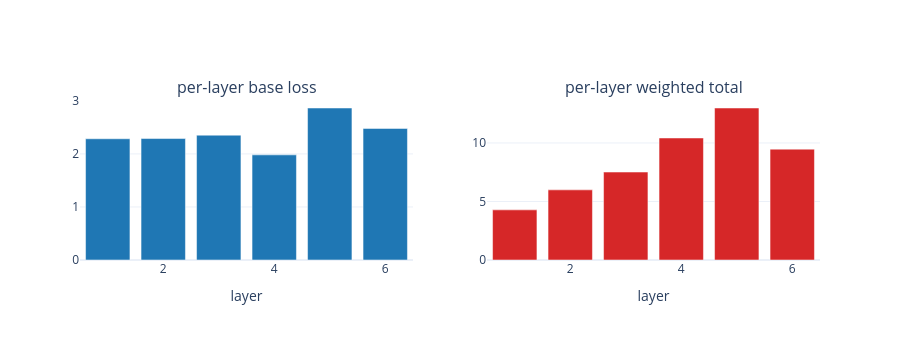

The code cell stored with this chart in its notebook:
### Markdown cell above
## 9. The training loss

The training loss has four ingredients per layer; the layers are then combined with a smooth `tanh`-ramp aggregation that emphasizes later layers more.

1. **Syndrome / dual consistency** (the *sine-residue* loss):
$$ L_{\text{base}}^{(t)} = \frac{1}{N}\sum_{\text{samples}}\,\Big|\sin\Big(\tfrac{\pi}{2} D \cdot (\sigma(\mathrm{LLR}^{(t)}) + e^*)\Big)\Big|.$$
$D$ is the dual parity-check matrix (here just $H$). Each row evaluates a parity that the *total* error (predicted + true) should satisfy; `sin(π/2 · k)` is zero iff $k$ is an even integer, so the loss vanishes when the predicted error and the true error agree on every parity.

2. **Confidence regularizer**: $-\sum H_2(\sigma(\mathrm{LLR}))$, encouraging definite (low-entropy) posteriors. Weighted by $\tanh((t+1)/T)$ so later layers count more.

3. **Sparsity penalty**: $\sum \sigma(\mathrm{LLR})$, mild pressure toward decoding the lowest-weight compatible error.

4. **Correlation penalty** (off here): Ising-style penalty when CER metadata flags strongly correlated qubit pairs.

Below we evaluate each component on a small batch with random model weights, just to see scales.

### Code cell
torch.manual_seed(1)
demo_model = NachmaniNeuralBP(base)  # default random weights
demo_synd, demo_err = generate_training_data(
    torch.tensor(H, dtype=torch.float32), n_samples=64, error_probability=p,
)
with torch.no_grad():
    demo_posteriors = demo_model(demo_model.expand_initial_llrs(64), demo_synd)
    breakdown = compute_loss_breakdown(
        demo_posteriors,
        demo_err,
        parity_check_matrix_dual=torch.as_tensor(H, dtype=torch.float32),
        connectivity=torch.zeros((0, 2), dtype=torch.long),
        correlation_strengths=torch.zeros(0),
        is_correlated=False,
        correlation_importance=0.0,
        loss_layer_temperature=1.0,
        llr_certainty_importance=0.05,
        sparsity_importance=0.02,
    )
rows = []
for t, layer in enumerate(breakdown.per_layer):
    rows.append({
        "layer": t + 1,
        "base (sine residue)": float(layer.base_loss),
        "llr regularizer": float(layer.llr_regularizer),
        "sparsity": float(layer.sparsity_penalty),
        "weighted total": float(layer.total_loss),
    })

fig = make_subplots(rows=1, cols=2, subplot_titles=("per-layer base loss", "per-layer weighted total"))
xs = list(range(1, len(rows) + 1))
fig.add_trace(go.Bar(x=xs, y=[r["base (sine residue)"] for r in rows], marker_color="#1f77b4"), 1, 1)
fig.add_trace(go.Bar(x=xs, y=[r["weighted total"] for r in rows], marker_color="#d62728"), 1, 2)
fig.update_layout(showlegend=False, height=340)
fig.update_xaxes(title_text="layer")
fig

### Figure 1 — Plotly figure (JSON) as saved in the notebook; plotly's stock layout.template omitted (floating-point values rounded to 4 significant figures)
{"data": [{"marker": {"color": "#1f77b4"}, "type": "bar", "x": [1, 2, 3, 4, 5, 6], "xaxis": "x", "y": [2.286, 2.29, 2.354, 1.982, 2.866, 2.481], "yaxis": "y"}, {"marker": {"color": "#d62728"}, "type": "bar", "x": [1, 2, 3, 4, 5, 6], "xaxis": "x2", "y": [4.284, 5.993, 7.515, 10.43, 12.99, 9.474], "yaxis": "y2"}], "layout": {"annotations": [{"font": {"size": 16}, "showarrow": false, "text": "per-layer base loss", "x": 0.225, "xanchor": "center", "xref": "paper", "y": 1.0, "yanchor": "bottom", "yref": "paper"}, {"font": {"size": 16}, "showarrow": false, "text": "per-layer weighted total", "x": 0.775, "xanchor": "center", "xref": "paper", "y": 1.0, "yanchor": "bottom", "yref": "paper"}], "height": 340, "showlegend": false, "xaxis": {"anchor": "y", "domain": [0.0, 0.45], "title": {"text": "layer"}}, "xaxis2": {"anchor": "y2", "domain": [0.55, 1.0], "title": {"text": "layer"}}, "yaxis": {"anchor": "x", "domain": [0.0, 1.0]}, "yaxis2": {"anchor": "x2", "domain": [0.0, 1.0]}}}
